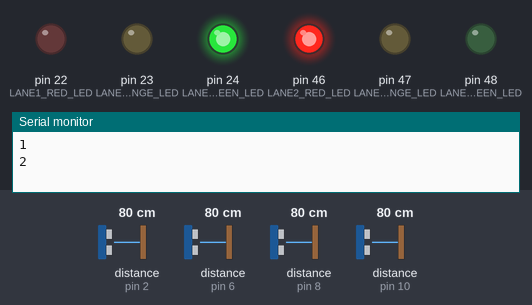
Recording of a sketch running on a simulated Arduino Mega 2560, built with avr-gcc and run on an emulated ATmega2560. On the bench: output pins drawn as LEDs (lit = HIGH), the last lines printed to the serial monitor. Wiring (inferred from the names in the program): 4 × ultrasonic range finder: trigger pin 3, echo pin 2 / trigger pin 7, echo pin 6 / trigger pin 9, echo pin 8 / trigger pin 11, echo pin 10. Inputs (shaded band) come from the test bench; at power-on: distance to the obstacle (sensors on pin 2, pin 6, pin 8, pin 10) 80 cm. The echo pulse lasts 58.3 µs per cm; pins used as bus, display or sensor lines are not drawn.

Above: at 1.8 s.
1.9 s: distance to the obstacle (sensor on pin 2) set to 2 cm
At 15.7 s:
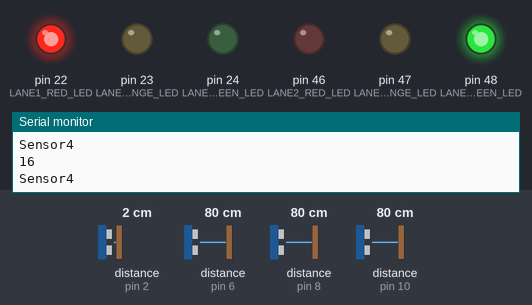
Timing chart, 0 to 47.2 s (numbered marks = the images above; inputs shaded):
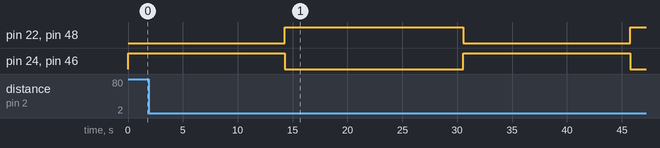

The sketch:

TrafficController.ino
```cpp
/*
 Name:		TrafficController.ino
 Created:	2/12/2019 3:21:07 PM
 Author:	RavianXReaver
*/

#include "stdio.h"
#include "string.h"
#include <stddef.h>

//*****Lane1*****
//Sensor1
#define TRIG_PIN1			11
#define ECHO_PIN1			10
//Sensor2
#define TRIG_PIN2			9
#define ECHO_PIN2			8

#define LANE1_RED_LED		22
#define LANE1_ORANGE_LED	23
#define LANE1_GREEN_LED		24

//*****Lane2*****
//Sensor3
#define TRIG_PIN3			7
#define ECHO_PIN3			6
//Sensor4
#define TRIG_PIN4			3
#define ECHO_PIN4			2

#define LANE2_RED_LED		46
#define LANE2_ORANGE_LED	47
#define LANE2_GREEN_LED		48

int range = 15;
int timerMain, previouslane, cycles, lane1timer, lane2timer = 0;
long distance1, duration1, distance2, duration2, distance3, duration3, distance4, duration4 = 0;
bool sensor1, sensor2, sensor3, sensor4;

void setup()
{
	Serial.begin(9600);
	pinMode(TRIG_PIN1, OUTPUT);
	pinMode(ECHO_PIN1, INPUT);
	pinMode(TRIG_PIN2, OUTPUT);
	pinMode(ECHO_PIN2, INPUT);
	pinMode(TRIG_PIN3, OUTPUT);
	pinMode(ECHO_PIN3, INPUT);
	pinMode(TRIG_PIN4, OUTPUT);
	pinMode(ECHO_PIN4, INPUT);
	pinMode(LANE1_RED_LED, OUTPUT);
	pinMode(LANE1_ORANGE_LED, OUTPUT);
	pinMode(LANE1_GREEN_LED, OUTPUT);
	pinMode(LANE2_RED_LED, OUTPUT);
	pinMode(LANE2_ORANGE_LED, OUTPUT);
	pinMode(LANE2_GREEN_LED, OUTPUT);
}

void Sensor1()
{
	digitalWrite(TRIG_PIN1, LOW);
	delayMicroseconds(2);
	digitalWrite(TRIG_PIN1, HIGH);
	delayMicroseconds(10);
	digitalWrite(TRIG_PIN1, LOW);
	duration1 = pulseIn(ECHO_PIN1, HIGH);

	//Calculate the distance (in cm) based on the speed of sound.
	distance1 = (duration1 * 0.0344)/2;
}

void Sensor2()
{
	digitalWrite(TRIG_PIN2, LOW);
	delayMicroseconds(2);
	digitalWrite(TRIG_PIN2, HIGH);
	delayMicroseconds(10);
	digitalWrite(TRIG_PIN2, LOW);
	duration2 = pulseIn(ECHO_PIN2, HIGH);

	//Calculate the distance (in cm) based on the speed of sound.
	distance2 = (duration2 * 0.0344)/2;
}

void Sensor3()
{
	digitalWrite(TRIG_PIN3, LOW);
	delayMicroseconds(2);
	digitalWrite(TRIG_PIN3, HIGH);
	delayMicroseconds(10);
	digitalWrite(TRIG_PIN3, LOW);
	duration3 = pulseIn(ECHO_PIN3, HIGH);

	//Calculate the distance (in cm) based on the speed of sound.
	distance3 = (duration3 * 0.0344)/2;
}

void Sensor4()
{
	digitalWrite(TRIG_PIN4, LOW);
	delayMicroseconds(2);
	digitalWrite(TRIG_PIN4, HIGH);
	delayMicroseconds(10);
	digitalWrite(TRIG_PIN4, LOW);
	duration4 = pulseIn(ECHO_PIN4, HIGH);

	//Calculate the distance (in cm) based on the speed of sound.
	distance4 = (duration4 * 0.0344)/2;
}

void Lane1()
{
	Sensor1();
	Sensor2();

	if(distance1 <= range && distance1 != 0)
	{
		sensor1 = true;
		Serial.println("Sensor1");
	}
	else
	{
		sensor1 = false;
	}

	if(distance2 <= range && distance2 != 0)
	{
		sensor2 = true;
		Serial.println("Sensor2");
	}
	else
	{
		sensor2 = false;
	}
}

void Lane2()
{
	Sensor3();
	Sensor4();

	if(distance3 <= range && distance3 != 0)
	{
		sensor3 = true;
		Serial.println("Sensor3");
	}
	else
	{
		sensor3 = false;
	}

	if(distance4 <= range && distance4 != 0)
	{
		sensor4 = true;
		Serial.println("Sensor4");
	}
	else
	{
		sensor4 = false;
	}
}

void Lane1Lights(int x)
{
	if (x == 1) //Start
	{
		digitalWrite(LANE1_RED_LED, LOW);
		delayMicroseconds(1000);
		digitalWrite(LANE1_ORANGE_LED, HIGH);
		delayMicroseconds(1000);
		digitalWrite(LANE1_ORANGE_LED, LOW);
		delayMicroseconds(1000);
		digitalWrite(LANE1_GREEN_LED, HIGH);
	}

	if (x == 2) //Stop
	{
		digitalWrite(LANE1_GREEN_LED, LOW);
		delayMicroseconds(1000);
		digitalWrite(LANE1_ORANGE_LED, HIGH);
		delayMicroseconds(1000);
		digitalWrite(LANE1_ORANGE_LED, LOW);
		delayMicroseconds(1000);
		digitalWrite(LANE1_RED_LED, HIGH);
	}
}

void Lane2Lights(int x)
{
	if (x == 1) //Start
	{
		digitalWrite(LANE2_RED_LED, LOW);
		delayMicroseconds(1000);
		digitalWrite(LANE2_ORANGE_LED, HIGH);
		delayMicroseconds(1000);
		digitalWrite(LANE2_ORANGE_LED, LOW);
		delayMicroseconds(1000);
		digitalWrite(LANE2_GREEN_LED, HIGH);
	}

	if (x == 2) //Stop
	{
		digitalWrite(LANE2_GREEN_LED, LOW);
		delayMicroseconds(1000);
		digitalWrite(LANE2_ORANGE_LED, HIGH);
		delayMicroseconds(1000);
		digitalWrite(LANE2_ORANGE_LED, LOW);
		delayMicroseconds(1000);
		digitalWrite(LANE2_RED_LED, HIGH);
	}
}

void ResetTimerMain()
{
	timerMain = 0;
}


void Algorithm()
{
	Lane1();
	Lane2();

	if(timerMain == 1 && cycles == 0)
	{
		Lane1Lights(1);
		Lane2Lights(2);
		previouslane = 1;
	}

	if (timerMain == 15 && cycles == 0)
	{
		Lane1Lights(2);
		Lane2Lights(1);
		previouslane = 2;
	}

	if (timerMain == 30)
	{
		++cycles;
	}

	if (cycles>0)
	{
		if (timerMain == 1 || timerMain == 15 || timerMain == 30)
		{
			Serial.print("previouslane: ");
			Serial.print(previouslane);
			Serial.println();

			if (previouslane == 2)
			{
				if (timerMain == 1)
				{
					if (sensor1 && sensor2)
					{
						Lane1Lights(1);
						Lane2Lights(2);
						lane1timer = 30;
					}
					else
					{
						Lane1Lights(1);
						Lane2Lights(2);
						lane1timer = 15;
					}
				}

				if (timerMain == 15)
				{
					if (lane1timer == 15)
					{
						previouslane = 1;
						ResetTimerMain();
					}
				}

				if (timerMain == 30)
				{
					if (lane1timer == 30)
					{
						previouslane = 1;
						ResetTimerMain();
					}
				}
			}
			else
			{
				if (timerMain == 1)
				{
					if (sensor3 && sensor4)
					{
						Lane1Lights(2);
						Lane2Lights(1);
						lane2timer = 30;
					}
					else
					{
						Lane1Lights(2);
						Lane2Lights(1);
						lane2timer = 15;
					}
				}

				if (timerMain == 15)
				{
					if (lane2timer == 15)
					{
						previouslane = 2;
						ResetTimerMain();
					}
				}

				if (timerMain == 30)
				{
					if (lane2timer == 30)
					{
						previouslane = 2;
						ResetTimerMain();
					}
				}
			}
		}
	}
}

void loop()
{
	timerMain++;
	Serial.println(timerMain);
	Algorithm();

	if(timerMain == 30)
	{
		timerMain = 0;
	}
	delay(1000);
}
```
